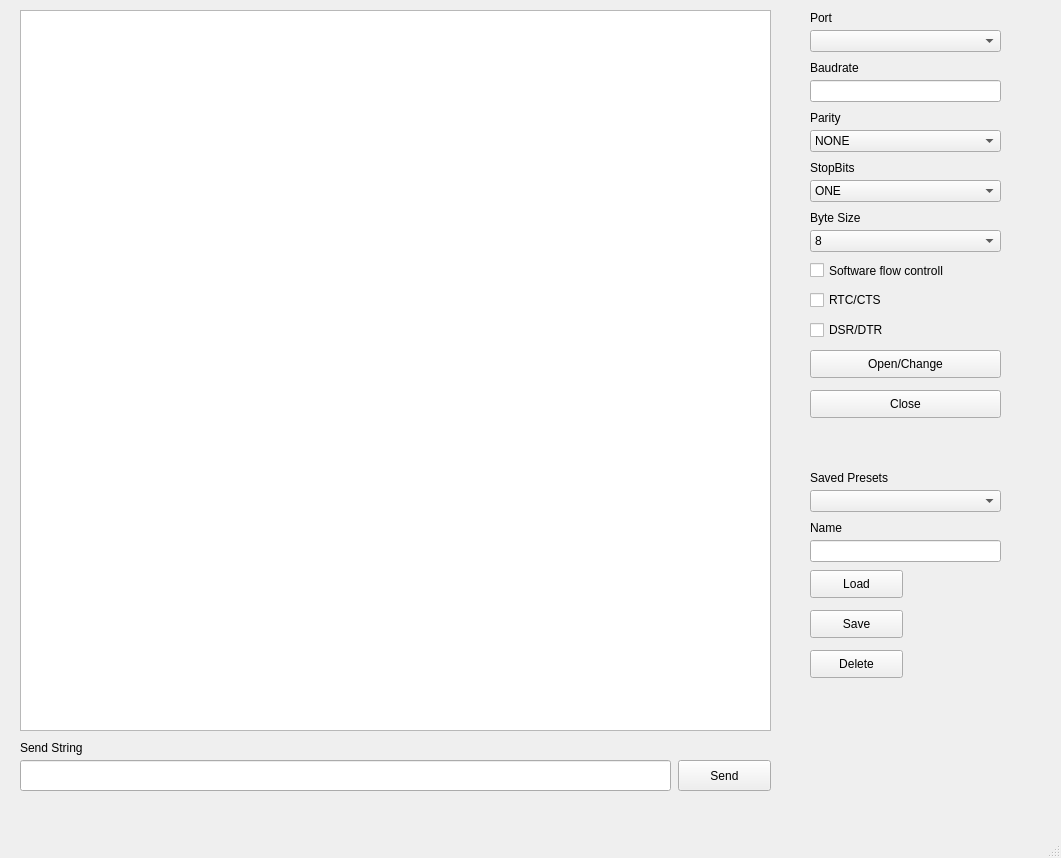
<?xml version="1.0" encoding="UTF-8"?>
<ui version="4.0">
 <class>MainWindow</class>
 <widget class="QMainWindow" name="MainWindow">
  <property name="geometry">
   <rect>
    <x>0</x>
    <y>0</y>
    <width>1061</width>
    <height>858</height>
   </rect>
  </property>
  <property name="windowTitle">
   <string>MainWindow</string>
  </property>
  <widget class="QWidget" name="centralwidget">
   <widget class="QLineEdit" name="BaudrateInput">
    <property name="geometry">
     <rect>
      <x>810</x>
      <y>80</y>
      <width>191</width>
      <height>22</height>
     </rect>
    </property>
   </widget>
   <widget class="QComboBox" name="PortBox">
    <property name="geometry">
     <rect>
      <x>810</x>
      <y>30</y>
      <width>191</width>
      <height>22</height>
     </rect>
    </property>
   </widget>
   <widget class="QLabel" name="PortLabel">
    <property name="geometry">
     <rect>
      <x>810</x>
      <y>10</y>
      <width>191</width>
      <height>16</height>
     </rect>
    </property>
    <property name="text">
     <string>Port</string>
    </property>
   </widget>
   <widget class="QLabel" name="BaudrateLabel">
    <property name="geometry">
     <rect>
      <x>810</x>
      <y>60</y>
      <width>111</width>
      <height>16</height>
     </rect>
    </property>
    <property name="text">
     <string>Baudrate</string>
    </property>
   </widget>
   <widget class="QComboBox" name="ParityBox">
    <property name="geometry">
     <rect>
      <x>810</x>
      <y>130</y>
      <width>191</width>
      <height>22</height>
     </rect>
    </property>
    <item>
     <property name="text">
      <string>NONE</string>
     </property>
    </item>
    <item>
     <property name="text">
      <string>EVEN PARITY</string>
     </property>
    </item>
    <item>
     <property name="text">
      <string>ODD PARITY</string>
     </property>
    </item>
    <item>
     <property name="text">
      <string>MARK PARITY</string>
     </property>
    </item>
    <item>
     <property name="text">
      <string>SPACE PARITY</string>
     </property>
    </item>
   </widget>
   <widget class="QComboBox" name="StopbitBox">
    <property name="geometry">
     <rect>
      <x>810</x>
      <y>180</y>
      <width>191</width>
      <height>22</height>
     </rect>
    </property>
    <item>
     <property name="text">
      <string>ONE</string>
     </property>
    </item>
    <item>
     <property name="text">
      <string>ONE POINT FIVE</string>
     </property>
    </item>
    <item>
     <property name="text">
      <string>TWO</string>
     </property>
    </item>
   </widget>
   <widget class="QComboBox" name="BytesizeBox">
    <property name="geometry">
     <rect>
      <x>810</x>
      <y>230</y>
      <width>191</width>
      <height>22</height>
     </rect>
    </property>
    <item>
     <property name="text">
      <string>8</string>
     </property>
    </item>
    <item>
     <property name="text">
      <string>7</string>
     </property>
    </item>
    <item>
     <property name="text">
      <string>6</string>
     </property>
    </item>
    <item>
     <property name="text">
      <string>5</string>
     </property>
    </item>
   </widget>
   <widget class="QLabel" name="ParityLabel">
    <property name="geometry">
     <rect>
      <x>810</x>
      <y>110</y>
      <width>55</width>
      <height>16</height>
     </rect>
    </property>
    <property name="text">
     <string>Parity</string>
    </property>
   </widget>
   <widget class="QCheckBox" name="sfcBox">
    <property name="geometry">
     <rect>
      <x>810</x>
      <y>260</y>
      <width>161</width>
      <height>21</height>
     </rect>
    </property>
    <property name="text">
     <string>Software flow controll</string>
    </property>
   </widget>
   <widget class="QCheckBox" name="rtsctsBox">
    <property name="geometry">
     <rect>
      <x>810</x>
      <y>290</y>
      <width>81</width>
      <height>20</height>
     </rect>
    </property>
    <property name="text">
     <string>RTC/CTS</string>
    </property>
   </widget>
   <widget class="QCheckBox" name="dsrdtrBox">
    <property name="geometry">
     <rect>
      <x>810</x>
      <y>320</y>
      <width>81</width>
      <height>20</height>
     </rect>
    </property>
    <property name="text">
     <string>DSR/DTR</string>
    </property>
   </widget>
   <widget class="QLabel" name="StopbitsLabel">
    <property name="geometry">
     <rect>
      <x>810</x>
      <y>160</y>
      <width>55</width>
      <height>16</height>
     </rect>
    </property>
    <property name="text">
     <string>StopBits</string>
    </property>
   </widget>
   <widget class="QLabel" name="BytesizeLabel">
    <property name="geometry">
     <rect>
      <x>810</x>
      <y>210</y>
      <width>111</width>
      <height>16</height>
     </rect>
    </property>
    <property name="text">
     <string>Byte Size</string>
    </property>
   </widget>
   <widget class="QTextEdit" name="MainMonitorWindow">
    <property name="geometry">
     <rect>
      <x>20</x>
      <y>10</y>
      <width>751</width>
      <height>721</height>
     </rect>
    </property>
   </widget>
   <widget class="QPushButton" name="OpenButton">
    <property name="geometry">
     <rect>
      <x>810</x>
      <y>350</y>
      <width>191</width>
      <height>28</height>
     </rect>
    </property>
    <property name="text">
     <string>Open/Change</string>
    </property>
   </widget>
   <widget class="QPushButton" name="pushButton">
    <property name="geometry">
     <rect>
      <x>810</x>
      <y>390</y>
      <width>191</width>
      <height>28</height>
     </rect>
    </property>
    <property name="text">
     <string>Close</string>
    </property>
   </widget>
   <widget class="QPushButton" name="pushButton_2">
    <property name="geometry">
     <rect>
      <x>810</x>
      <y>610</y>
      <width>93</width>
      <height>28</height>
     </rect>
    </property>
    <property name="text">
     <string>Save</string>
    </property>
   </widget>
   <widget class="QComboBox" name="comboBox">
    <property name="geometry">
     <rect>
      <x>810</x>
      <y>490</y>
      <width>191</width>
      <height>22</height>
     </rect>
    </property>
   </widget>
   <widget class="QLineEdit" name="lineEdit">
    <property name="geometry">
     <rect>
      <x>810</x>
      <y>540</y>
      <width>191</width>
      <height>22</height>
     </rect>
    </property>
   </widget>
   <widget class="QPushButton" name="pushButton_3">
    <property name="geometry">
     <rect>
      <x>810</x>
      <y>570</y>
      <width>93</width>
      <height>28</height>
     </rect>
    </property>
    <property name="text">
     <string>Load</string>
    </property>
   </widget>
   <widget class="QPushButton" name="pushButton_4">
    <property name="geometry">
     <rect>
      <x>810</x>
      <y>650</y>
      <width>93</width>
      <height>28</height>
     </rect>
    </property>
    <property name="text">
     <string>Delete</string>
    </property>
   </widget>
   <widget class="QLabel" name="label">
    <property name="geometry">
     <rect>
      <x>810</x>
      <y>470</y>
      <width>191</width>
      <height>16</height>
     </rect>
    </property>
    <property name="text">
     <string>Saved Presets</string>
    </property>
   </widget>
   <widget class="QLabel" name="label_2">
    <property name="geometry">
     <rect>
      <x>810</x>
      <y>520</y>
      <width>55</width>
      <height>16</height>
     </rect>
    </property>
    <property name="text">
     <string>Name</string>
    </property>
   </widget>
   <widget class="QPushButton" name="pushButton_5">
    <property name="geometry">
     <rect>
      <x>678</x>
      <y>760</y>
      <width>93</width>
      <height>31</height>
     </rect>
    </property>
    <property name="text">
     <string>Send</string>
    </property>
   </widget>
   <widget class="QLineEdit" name="lineEdit_2">
    <property name="geometry">
     <rect>
      <x>20</x>
      <y>760</y>
      <width>651</width>
      <height>31</height>
     </rect>
    </property>
   </widget>
   <widget class="QLabel" name="label_3">
    <property name="geometry">
     <rect>
      <x>20</x>
      <y>740</y>
      <width>651</width>
      <height>16</height>
     </rect>
    </property>
    <property name="text">
     <string>Send String</string>
    </property>
   </widget>
  </widget>
  <widget class="QStatusBar" name="statusbar"/>
  <widget class="QMenuBar" name="menubar">
   <property name="geometry">
    <rect>
     <x>0</x>
     <y>0</y>
     <width>1061</width>
     <height>26</height>
    </rect>
   </property>
  </widget>
 </widget>
 <resources/>
 <connections/>
</ui>
